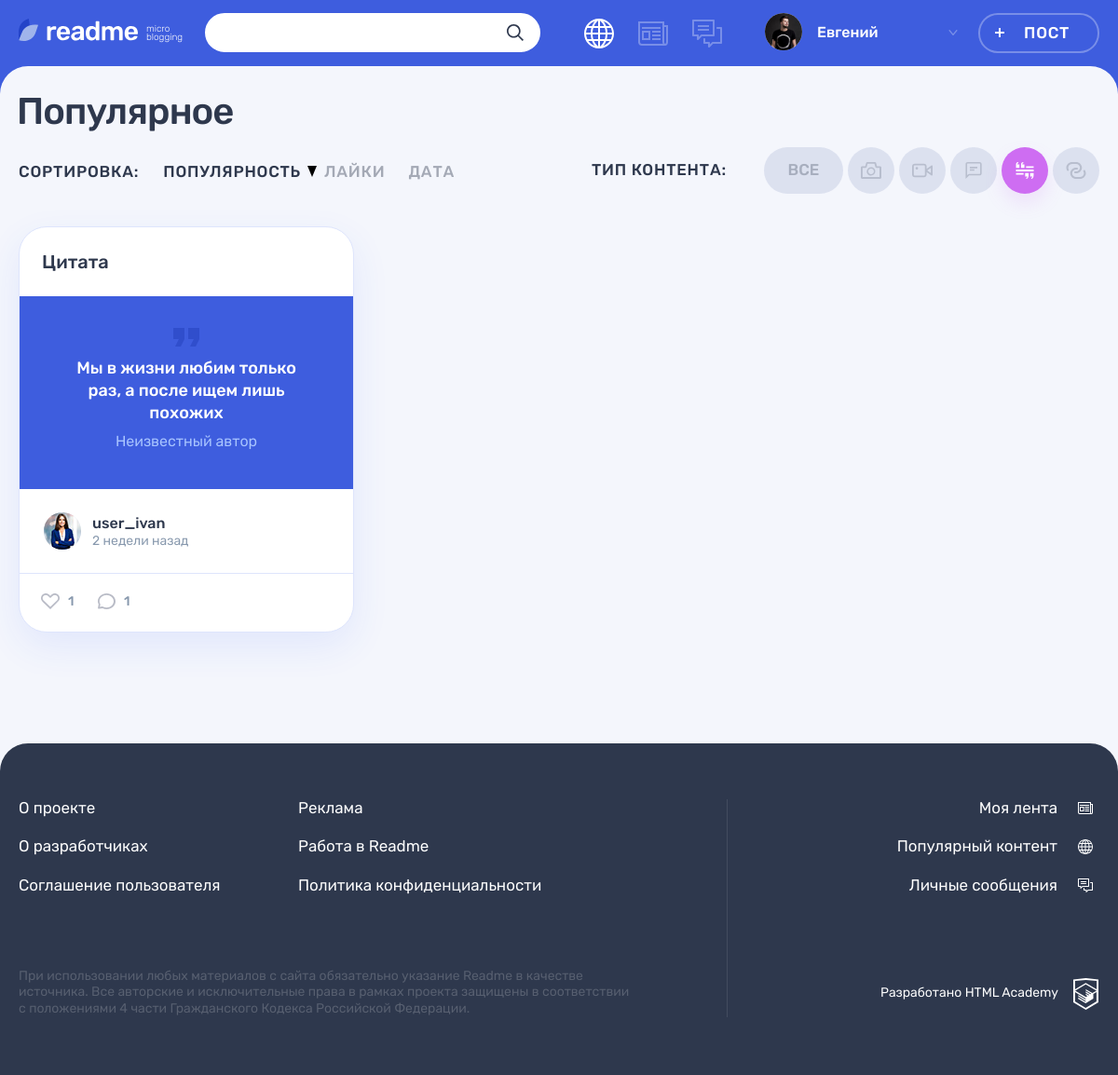
Screenshot of /index.php?sort_type=views_count&content_type_id=4 with the database file from the repository.
### tables this page shows
CREATE TABLE content_types(
    id int unsigned PRIMARY KEY AUTO_INCREMENT,
    type varchar(255) NOT NULL UNIQUE,
    name varchar(255) NOT NULL UNIQUE
);

CREATE TABLE posts(
    id int unsigned PRIMARY KEY AUTO_INCREMENT,
    author_id int unsigned NOT NULL,
    content_type_id int unsigned NOT NULL,
    created_at timestamp DEFAULT current_timestamp,
    title varchar(255) NOT NULL,
    text_content varchar(1000),
    string_content varchar(255),
    views_count int unsigned DEFAULT 0,
    FOREIGN KEY (author_id) REFERENCES users(id)
        ON UPDATE CASCADE
        ON DELETE CASCADE,
    FOREIGN KEY (content_type_id) REFERENCES content_types(id)
        ON UPDATE CASCADE
        ON DELETE RESTRICT
);

### utils/helpers.php (called while the page is built, shortened)
<?php
function get_noun_plural_form(
    int $number,
    string $one,
    string $two,
    string $many
): string {
    $number = (int)$number;
    $mod10 = $number % 10;
    $mod100 = $number % 100;
    switch (true) {
        case ($mod10 >= 2 && $mod10 <= 4):
            return $two;
    }
}
function include_template($name, array $data = [])
{
    $name = 'templates/' . $name;
    extract($data);
    require $name;
    $result = ob_get_clean();
    return $result;
}

### utils/functions.php (called while the page is built, shortened)
<?php
require_once 'utils/helpers.php';
function format_iso_date_time(string $date): string
{
    return date('c', strtotime($date));
}
function format_relative_time(string $date): string
{
    $date = date_create($date);
    $current_date = date_create();
    $interval = date_diff($current_date, $date);
    list(
        $days_total,
        $hours_remainder,
        $minutes_remainder
        )
        = explode(TEXT_SEPARATOR, date_interval_format($interval, '%a %h %i'));
    $days_total = (int)$days_total;
    $hours_remainder = (int)$hours_remainder;
    $minutes_remainder = (int)$minutes_remainder;
    $weeks_total = (int)floor($days_total / DAYS_IN_WEEK);
    list(
        'unit' => $unit,
        'amount' => $amount,
        )
        = (function () use (
        $weeks_total,
        $days_total,
        $hours_remainder,
        $minutes_remainder
    ) {
        if ($weeks_total >= 5) {
            $months_total = floor($days_total / DAYS_IN_MONTH);
            return [
                'unit' => 'month',
                'amount' => $months_total,
            ];
        }
        if ($weeks_total >= 1) {
            return [
                'unit' => 'week',
                'amount' => $weeks_total,
            ];
        }
        if ($days_total >= 1) {
            return [
                'unit' => 'day',
                'amount' => $days_total,
            ];
        }
        if ($hours_remainder >= 1) {
            return [
                'unit' => 'hour',
                'amount' => $hours_remainder,
            ];
        }
        return [
            'unit' => 'minute',
            'amount' => $minutes_remainder,
        ];
    })();
    list(
        'one' => $one_unit,
        'two' => $two_units,
        'many' => $many_units,
        )
        = RELATIVE_TIME_UNITS[$unit];
    return "$amount "
           . get_noun_plural_form($amount, $one_unit, $two_units, $many_units);
}
function is_query_active(string $query_name, string $query_value = null): bool
{
    $current_query_value = filter_input(
        INPUT_GET,
        $query_name,
        FILTER_SANITIZE_STRING
    );
    if (is_null($query_value)) {
        return is_null($current_query_value);
    }
    return $current_query_value === $query_value;
}
function get_sort_url(
    string $basename,
    string $sort_type
): string {
    $query_params = $_GET;
    $current_sort_order = filter_input(
        INPUT_GET,
        SORT_ORDER_REVERSED,
        FILTER_SANITIZE_STRING
    );
    $query_params[SORT_TYPE_QUERY] = $sort_type;
    if (is_query_active(SORT_TYPE_QUERY, $sort_type)) {
        $query_params[SORT_ORDER_REVERSED] = is_null($current_sort_order) ? ''
            : null;
    }
    $query_string = http_build_query($query_params);
    return "/$basename?$query_string";
}
function get_content_filter_url(
    string $basename,
    int $content_type_id = null
): string {
    $query_params = $_GET;
    $query_params[CONTENT_FILTER_QUERY] = $content_type_id;
    $query_string = http_build_query($query_params);
    return "/$basename?$query_string";
}
function get_content_filters(array $content_types, string $basename): array
{
    $content_filters = $content_types;
    array_walk(
        $content_filters,
        function (&$filter) use ($basename) {
            $id = $filter['id'];
            $url = get_content_filter_url($basename, $id);
            $active = is_query_active(CONTENT_FILTER_QUERY, $id);
            $filter['url'] = $url;
            $filter['active'] = $active;
        }
    );
    return $content_filters;
}
function get_sort_types(string $basename): array
{
    $sort_types = SORT_TYPE_OPTIONS;
    array_walk(
        $sort_types,
        function (&$sort_type) use ($basename) {
            $value = $sort_type['value'];
            $url = get_sort_url($basename, $value);
            $active = is_query_active(SORT_TYPE_QUERY, $value);
            $sort_type['url'] = $url;
            $sort_type['active'] = $active;
        }
    );
    return $sort_types;
}

### models/content_type.php (called while the page is built, shortened)
<?php
function get_content_types(mysqli $db_connection)
{
    $sql = "
        SELECT
            content_types.id,
            content_types.type,
            content_types.name
        FROM content_types
    ";
    $result = mysqli_query($db_connection, $sql);
    return mysqli_fetch_all($result, MYSQLI_ASSOC);
}

### utils/decorators.php (called while the page is built, shortened)
<?php
function decorate_popular_page(
    string $popular_filters_content,
    $post_cards
): string {
    return include_template(
        'popular.php',
        [
            'popular_filters_content' => $popular_filters_content,
            'post_cards' => $post_cards,
        ]
    );
}
function decorate_post_card_content(array $post_card): string
{
    $id = $post_card['id'];
    $content_type = $post_card['content_type'];
    $text_content = $post_card['text_content'] ?? '';
    $string_content = $post_card['string_content'] ?? '';
    return include_template(
        "partials/post-card/$content_type-content.php",
        [
            'id' => $id,
            'text_content' => $text_content,
            'string_content' => $string_content,
        ]
    );
}

### models/post.php (called while the page is built, shortened)
<?php
function get_posts(mysqli $db_connection, $config = [])
{
    $sort_type = $config['sort_type'] ? mysqli_real_escape_string(
        $db_connection,
        $config['sort_type']
    ) : null;
    $content_type_id = $config['content_type_id'] ?? '';
    $is_order_reversed = $config['is_order_reversed'] ?? false;
    $filter_sql = $config['content_type_id'] ? "WHERE content_types.id = ?" : '';
    $order_direction_sql = $is_order_reversed ? 'ASC' : 'DESC';
    $sort_sql = $sort_type ? "ORDER BY $sort_type $order_direction_sql" : '';
    $sql = "
        SELECT
            posts.id,
            posts.title,
            posts.string_content,
            posts.text_content,
            posts.created_at,
            posts.views_count,
            users.login AS author_login,
            users.avatar_url AS author_avatar,
            content_types.type AS content_type,
            COUNT(DISTINCT likes.author_id) AS likes_count,
            COUNT(DISTINCT comments.id) AS comments_count
        FROM posts
            JOIN users ON posts.author_id = users.id
            JOIN content_types ON posts.content_type_id = content_types.id
            LEFT JOIN likes ON posts.id = likes.post_id
            LEFT JOIN comments ON posts.id = comments.post_id
        $filter_sql
        GROUP BY posts.id
        $sort_sql
    ";
    $statement = mysqli_prepare($db_connection, $sql);
    if ($filter_sql) {
        mysqli_stmt_bind_param($statement, 'i', $content_type_id);
    }
    mysqli_stmt_execute($statement);
    $result = mysqli_stmt_get_result($statement);
    return mysqli_fetch_all($result, MYSQLI_ASSOC);
}

### templates/partials/popular-filters.php (the view, shortened to what this page needs)
<div class="popular__filters-wrapper">
    <div class="popular__sorting sorting">
        <b class="popular__sorting-caption sorting__caption">Сортировка:</b>
        <ul class="popular__sorting-list sorting__list">
            <?php
            foreach ($sort_types as $sort_type): ?>
                <li class="sorting__item">
                    <a class="sorting__link <?= $sort_type['active']
                        ? 'sorting__link--active'
                        : '' ?> <?= $is_sort_order_reversed
                        ? 'sorting__link--reverse' : '' ?>"
                       href="<?= $sort_type['url'] ?>">
                        <span><?= $sort_type['label'] ?></span>
                        <svg class="sorting__icon" width="10" height="12">
                            <use xlink:href="#icon-sort"></use>
                        </svg>
                    </a>
                </li>
            <?php
            endforeach; ?>
        </ul>
    </div>
    <div class="popular__filters filters">
        <b class="popular__filters-caption filters__caption">Тип контента:</b>
        <ul class="popular__filters-list filters__list">
            <li class="popular__filters-item popular__filters-item--<?= $any_content_filter['type'] ?> filters__item filters__item--<?= $any_content_filter['icon'] ?>">
                <a class="filters__button filters__button--ellipse filters__button--all <?= $any_content_filter['active']
                    ? 'filters__button--active' : '' ?>"
                <?= !$any_content_filter['active']
                    ? 'href="' . $any_content_filter['url'] . '"' : '' ?> >
                <span><?= $any_content_filter['name'] ?></span>
                </a>
            </li>
            <?php
            foreach ($content_filters as $content_filter): ?>
                <li class="popular__filters-item filters__item">
                    <a class="filters__button filters__button--<?= $content_filter['type'] ?> <?= $content_filter['active']
                        ? 'filters__button--active' : '' ?> button"
                        <?= !$content_filter['active']
                            ? 'href="' . $content_filter['url'] . '"' : '' ?> >
                    <svg class="filters__icon" width="22" height="18">
                        <use xlink:href="#icon-filter-<?= $content_filter['type'] ?>"></use>
                    </svg>
                    </a>
                </li>
            <?php
            endforeach; ?>
        </ul>
    </div>
</div>

### templates/popular.php (shortened to what this page needs)
<div class="container">
    <h1 class="page__title page__title--popular">Популярное</h1>
</div>
<div class="popular container">
    <?= $popular_filters_content ?>
    <div class="popular__posts">
        <?php
        foreach ($post_cards as $post_card): ?>
            <?= include_template(
                'partials/post-card/base.php',
                ['post_card' => $post_card]
            ) ?>
        <?php
        endforeach; ?>
    </div>
</div>

### templates/partials/post-card/base.php (shortened to what this page needs)
<?php
require_once 'utils/decorators.php';
list(
    'id' => $id,
    'title' => $title,
    'content_type' => $content_type,
    'author_login' => $author_login,
    'author_avatar' => $author_avatar,
    'created_at' => $created_at,
    'likes_count' => $likes_count,
    'comments_count' => $comments_count,
    )
    = $post_card;
?>
<article class="popular__post post post-<?= $content_type ?>">
    <header class="post__header">
        <a href="post.php?post_id=<?= $id ?>">
            <h2><?= strip_tags($title) ?></h2>
        </a>
    </header>
    <div class="post__main">
        <?= decorate_post_card_content($post_card) ?>
    </div>
    <footer class="post__footer">
        <div class="post__author">
            <a class="post__author-link" href="#" title="Автор">
                <div class="post__avatar-wrapper">
                    <img class="post__author-avatar"
                         src="/<?= $author_avatar ?>"
                         alt="Аватар пользователя">
                </div>
                <div class="post__info">
                    <b class="post__author-name"><?= strip_tags(
                            $author_login
                        ) ?></b>
                    <time class="post__time" datetime="<?= format_iso_date_time(
                        $created_at
                    ) ?>"><?= format_relative_time($created_at) ?> назад</time>
                </div>
            </a>
        </div>
        <div class="post__indicators">
            <div class="post__buttons">
                <a class="post__indicator post__indicator--likes button"
                   href="#" title="Лайк">
                    <svg class="post__indicator-icon" width="20" height="17">
                        <use xlink:href="#icon-heart"></use>
                    </svg>
                    <span><?= $likes_count ?></span>
                </a>
                <a class="post__indicator post__indicator--comments button"
                   href="#" title="Комментарии">
                    <svg class="post__indicator-icon" width="19" height="17">
                        <use xlink:href="#icon-comment"></use>
                    </svg>
                    <span><?= $comments_count ?></span>
                </a>
            </div>
        </div>
    </footer>
</article>

### templates/partials/post-card/quote-content.php
<?php
$text_content   = isset($text_content) ? htmlspecialchars($text_content) : '';
$string_content = isset($string_content) ? htmlspecialchars($string_content)
    : '';
?>
<blockquote>
    <p><?= $text_content ?></p>
    <cite><?= $string_content ?></cite>
</blockquote>

### rows the page displays
posts: text_content "Мы в жизни любим только раз, а после ищем лишь похожих", string_content "Неизвестный автор"

### other values shown
$user_name "Евгений"
$sort_type['label'] "ПОПУЛЯРНОСТЬ"
$sort_type['label'] "ЛАЙКИ"
$sort_type['label'] "ДАТА"
$any_content_filter['name'] "ВСЕ"
